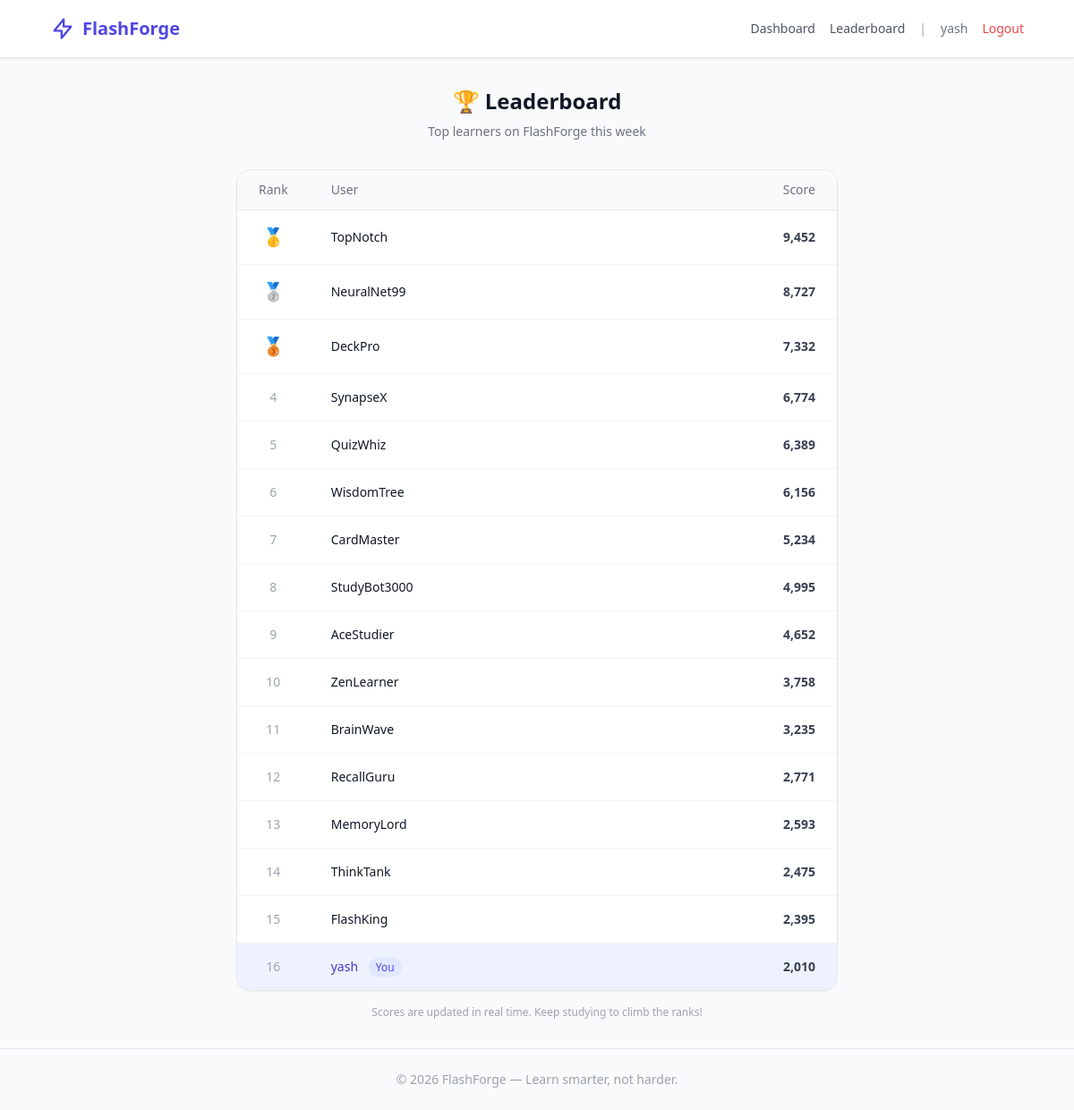
/leaderboard (signed in), run on the app's committed database.
### app/models.py (models this page shows, shortened)
class User(UserMixin, db.Model):
    __tablename__ = 'users'
    id = db.Column(db.Integer, primary_key=True)
    username = db.Column(db.String(80), unique=True, nullable=False)
    email = db.Column(db.String(120), unique=True, nullable=False)
    password_hash = db.Column(db.String(256), nullable=False)
    created_at = db.Column(db.DateTime, default=datetime.utcnow)
    decks = db.relationship('Deck', backref='owner', lazy=True, cascade='all, delete-orphan')
    def total_cards_studied(self):
        return CardReview.query.join(Card).join(Deck).filter(Deck.user_id == self.id).count()
    def accuracy_rate(self):
        reviews = CardReview.query.join(Card).join(Deck).filter(Deck.user_id == self.id).all()
        if not reviews:
            return 0
        easy_count = sum(1 for r in reviews if r.difficulty == 'easy')
        return round((easy_count / len(reviews)) * 100, 1)

### app/routes/leaderboard.py (the view)
@leaderboard_bp.route('/leaderboard')
@login_required
def leaderboard():
    user_score = current_user.total_cards_studied() * 10 + int(current_user.accuracy_rate() * 20)
    entries = list(FAKE_USERS) + [(current_user.username, user_score)]
    entries.sort(key=lambda x: x[1], reverse=True)
    leaderboard_data = []
    for rank, (name, score) in enumerate(entries, 1):
        leaderboard_data.append({
            'rank': rank,
            'username': name,
            'score': score,
            'is_current_user': name == current_user.username
        })
    return render_template('leaderboard.html', leaderboard=leaderboard_data)

### app/templates/leaderboard.html (shortened to what this page needs)
{% extends "base.html" %}
{% block content %}
<div class="max-w-2xl mx-auto">
    <div class="text-center mb-8">
        <h1 class="text-2xl font-bold mb-2">🏆 Leaderboard</h1>
        <p class="text-gray-500 text-sm">Top learners on FlashForge this week</p>
    </div>
    <div class="bg-white rounded-2xl border border-gray-200 overflow-hidden shadow-sm">
        <table class="w-full text-sm">
            <thead class="bg-gray-50 border-b border-gray-200">
                <tr>
                    <th class="text-center px-6 py-3 font-medium text-gray-500 w-16">Rank</th>
                    <th class="text-left px-6 py-3 font-medium text-gray-500">User</th>
                    <th class="text-right px-6 py-3 font-medium text-gray-500">Score</th>
                </tr>
            </thead>
            <tbody class="divide-y divide-gray-100">
                {% for entry in leaderboard %}
                <tr class="{% if entry.is_current_user %}bg-brand-50{% else %}hover:bg-gray-50{% endif %} transition">
                    <td class="text-center px-6 py-4">
                        {% if entry.rank == 1 %}
                            <span class="text-xl">🥇</span>
                        {% elif entry.rank == 2 %}
                            <span class="text-xl">🥈</span>
                        {% elif entry.rank == 3 %}
                            <span class="text-xl">🥉</span>
                        {% else %}
                            <span class="text-gray-400 font-medium">{{ entry.rank }}</span>
                        {% endif %}
                    </td>
                    <td class="px-6 py-4">
                        <span class="font-medium {% if entry.is_current_user %}text-brand-700{% else %}text-gray-900{% endif %}">
                            {{ entry.username }}
                            {% if entry.is_current_user %}
                                <span class="text-xs bg-brand-100 text-brand-600 px-2 py-0.5 rounded-full ml-2">You</span>
                            {% endif %}
                        </span>
                    </td>
                    <td class="px-6 py-4 text-right font-bold text-gray-700">
                        {{ "{:,}".format(entry.score) }}
                    </td>
                </tr>
                {% endfor %}
            </tbody>
        </table>
    </div>
    <p class="text-center text-xs text-gray-400 mt-4">Scores are updated in real time. Keep studying to climb the ranks!</p>
</div>
{% endblock %}

### app/templates/base.html (shortened to what this page needs)
<!DOCTYPE html>
<html lang="en" class="h-full">
<head>
    <script src="https://cdn.tailwindcss.com"></script>
</head>
<body class="h-full bg-gray-50 text-gray-900">
    <nav class="bg-white border-b border-gray-200 shadow-sm">
        <div class="max-w-6xl mx-auto px-4 sm:px-6 lg:px-8">
            <div class="flex justify-between h-16 items-center">
                <a href="{{ url_for('main.landing') }}" class="flex items-center gap-2 text-xl font-bold text-brand-600">
                    <svg class="w-7 h-7" fill="none" stroke="currentColor" stroke-width="2" viewBox="0 0 24 24">
                        <path stroke-linecap="round" stroke-linejoin="round" d="M13 10V3L4 14h7v7l9-11h-7z"/>
                    </svg>
                    FlashForge
                </a>
                <div class="flex items-center gap-4">
                    {% if current_user.is_authenticated %}
                        <a href="{{ url_for('main.dashboard') }}" class="text-sm text-gray-600 hover:text-brand-600 transition">Dashboard</a>
                        <a href="{{ url_for('leaderboard.leaderboard') }}" class="text-sm text-gray-600 hover:text-brand-600 transition">Leaderboard</a>
                        <span class="text-sm text-gray-400">|</span>
                        <span class="text-sm text-gray-500">{{ current_user.username }}</span>
                        <a href="{{ url_for('auth.logout') }}" class="text-sm text-red-500 hover:text-red-700 transition">Logout</a>
                    {% else %}
                        <a href="{{ url_for('auth.login') }}" class="text-sm text-gray-600 hover:text-brand-600 transition">Login</a>
                        <a href="{{ url_for('auth.register') }}" class="bg-brand-600 text-white px-4 py-2 rounded-lg text-sm font-medium hover:bg-brand-700 transition">Sign Up</a>
                    {% endif %}
                </div>
            </div>
        </div>
    </nav>
    <main class="max-w-6xl mx-auto px-4 sm:px-6 lg:px-8 py-8">
        {% block content %}{% endblock %}
    </main>
    <footer class="border-t border-gray-200 mt-auto">
        <div class="max-w-6xl mx-auto px-4 sm:px-6 lg:px-8 py-6 text-center text-sm text-gray-400">
            &copy; 2026 FlashForge &mdash; Learn smarter, not harder.
        </div>
    </footer>
</body>
</html>

### data on the page
User: username "yash", rank "16", shows "You", score "2,010"

### other printed values
{{ entry.username }} "TopNotch" "NeuralNet99" "DeckPro" "SynapseX" "QuizWhiz" "WisdomTree" "CardMaster" "StudyBot3000" "AceStudier" "ZenLearner" "BrainWave" "RecallGuru" "MemoryLord" "ThinkTank" "FlashKing"
{{ "{:,}".format(entry.score) }} "9,452" "8,727" "7,332" "6,774" "6,389" "6,156" "5,234" "4,995" "4,652" "3,758" "3,235" "2,771" "2,593" "2,475" "2,395"
{{ entry.rank }} "4" "5" "6" "7" "8" "9" "10" "11" "12" "13" "14" "15"
